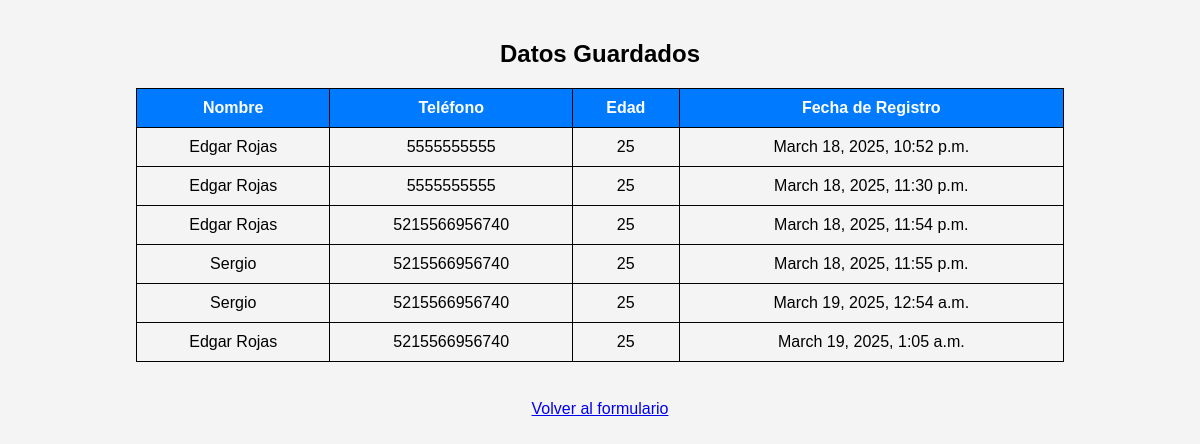
/api/users/list/, run on the app's committed database.
### users/models/users.py (models this page shows, shortened)
class User(models.Model):
    name = models.CharField('Nombre', max_length=300, null=True, blank=True)
    phone = models.CharField('Telefono', max_length=15, null=True, blank=True)
    age = models.IntegerField('Edad',null=True, blank=True)
    created = models.DateTimeField('Creado',auto_now_add=True)

### users/views/users.py (the view)
# urls.py: path('list/', lista_formularios, name='lista-formularios'),
def lista_formularios(request):
    data = User.objects.all()
    return render(request, 'list.html', {'data': data})

### users/templates/list.html (shortened to what this page needs)
<!DOCTYPE html>
<html lang="es">
<head>
    {% load static %}
    <link rel="stylesheet" href="{% static 'users/style.css' %}">
</head>
<body>
    <h2>Datos Guardados</h2>
    <table>
        <thead>
            <tr>
                <th>Nombre</th>
                <th>Teléfono</th>
                <th>Edad</th>
                <th>Fecha de Registro</th>
            </tr>
        </thead>
        <tbody>
            {% for formulario in data %}
            <tr>
                <td>{{ formulario.name }}</td>
                <td>{{ formulario.phone }}</td>
                <td>{{ formulario.age }}</td>
                <td>{{ formulario.created }}</td>
            </tr>
            {% empty %}
            <tr>
                <td colspan="4">No hay datos guardados.</td>
            </tr>
            {% endfor %}
        </tbody>
    </table>
    <br>
    <a href="{% url 'data_view' %}">Volver al formulario</a>
</body>
</html>

### users/static/users/style.css (style rules this page uses)
body { font-family: Arial, sans-serif; background-color: #f4f4f4; margin: 0; padding: 20px; text-align: center; }
table { width: 80%; margin: 20px auto; border-collapse: collapse; }
table, th, td { border: 1px solid black; padding: 10px; }
th { background: #007bff; color: white; }

### data on the page
User: name "Edgar Rojas", phone "5555555555", age "25", created "March 18, 2025, 10:52 p.m."
User: name "Edgar Rojas", phone "5555555555", age "25", created "March 18, 2025, 11:30 p.m."
User: name "Edgar Rojas", phone "5215566956740", age "25", created "March 18, 2025, 11:54 p.m."
User: name "Sergio", phone "5215566956740", age "25", created "March 18, 2025, 11:55 p.m."
User: name "Sergio", phone "5215566956740", age "25", created "March 19, 2025, 12:54 a.m."
User: name "Edgar Rojas", phone "5215566956740", age "25", created "March 19, 2025, 1:05 a.m."
